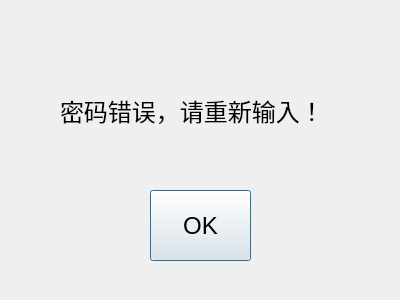
<?xml version="1.0" encoding="UTF-8"?>
<ui version="4.0">
 <class>dialog3</class>
 <widget class="QDialog" name="dialog3">
  <property name="geometry">
   <rect>
    <x>0</x>
    <y>0</y>
    <width>400</width>
    <height>300</height>
   </rect>
  </property>
  <property name="windowTitle">
   <string>Dialog</string>
  </property>
  <widget class="QLabel" name="label">
   <property name="geometry">
    <rect>
     <x>60</x>
     <y>80</y>
     <width>301</width>
     <height>61</height>
    </rect>
   </property>
   <property name="font">
    <font>
     <pointsize>18</pointsize>
    </font>
   </property>
   <property name="text">
    <string>密码错误，请重新输入！</string>
   </property>
  </widget>
  <widget class="QPushButton" name="pushButton">
   <property name="geometry">
    <rect>
     <x>150</x>
     <y>190</y>
     <width>101</width>
     <height>71</height>
    </rect>
   </property>
   <property name="font">
    <font>
     <pointsize>18</pointsize>
    </font>
   </property>
   <property name="text">
    <string>OK</string>
   </property>
  </widget>
 </widget>
 <resources/>
 <connections/>
</ui>
